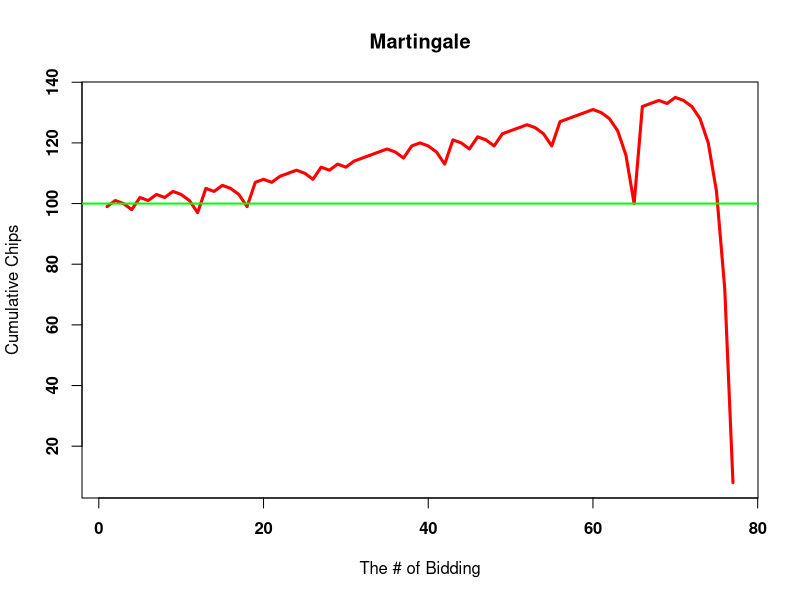

Write the R code that produced this figure.
num=1000			## number of bidding
init=100			## initial # of chip
capital=init 		## current # of chip
PL=rep(0,1)			## the profit vector of the game
i=1			

bid=1				## bidding 1 chip when winning

while (capital>=bid && i<=num){	## the requirement of bidding on the table
rout=sample(0:1,size=1,prob=c(19/37,18/37),replace=T)	##rouletee simulation

	if(rout==1){PL[i]=bid	## win "bid" chips
	bid=1	 		## bidding 1 chip in the next game
	}else{PL[i]=-bid    	## lossing "bid" chips
	bid=bid*2}		## double bid
	
capital=capital+PL[i]		## the capital 
i=i+1}				## go to the next game


plot(init+cumsum(PL),lwd=3,font=2,type="l",col="red"
,xlab="The # of Bidding",ylab="Cumulative Chips",main="Martingale")
abline(h=init,col="green",lwd=2)